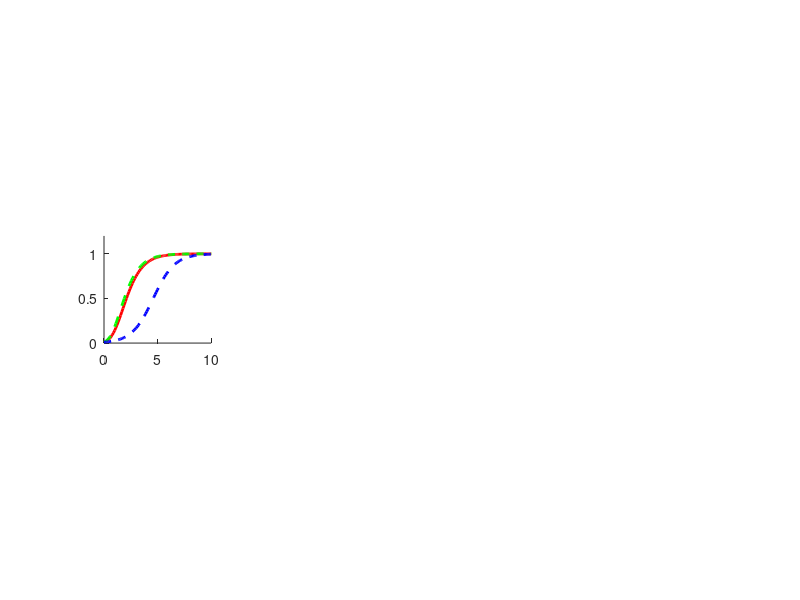

The MATLAB source for this figure:
clear all
clc
rng(1);
%Synthetic data
beta = 1/10.0;
lambda3= 0.01;
K=100;
N0=1.0;
NMes=100;
omega = 0.9999; % This is the proportion of time we examine
tt = log((K^beta-N0^beta)/((N0/omega)^beta-N0^beta))/(lambda3*beta);
t = linspace(0,tt,NMes);
NdataR = K*N0./(N0^beta+(K^beta-N0^beta).*exp(-1*lambda3*beta*t)).^(1/beta);
subplot(1,4,1)
hold on
plot(beta*lambda3*t,NdataR/K,'r','LineWidth',2)




lambda2=lambda3*beta;
NdataG=K.*exp(log(N0/K).*exp(-lambda2.*t));
hold on
plot(lambda3*beta*t,NdataG/K,'g--','LineWidth',2)
%legend('Richards','Gompertz')

lambda1=lambda3*beta;
NdataL=K*N0./(N0+(K-N0).*exp(-lambda1.*t));
plot(lambda3*beta*t,NdataL/K,'b--','LineWidth',2)

xlim([0 10])
ylim([0 1.2])
xticks([0 5 10])
yticks([0 0.5 1.0])
axis square


